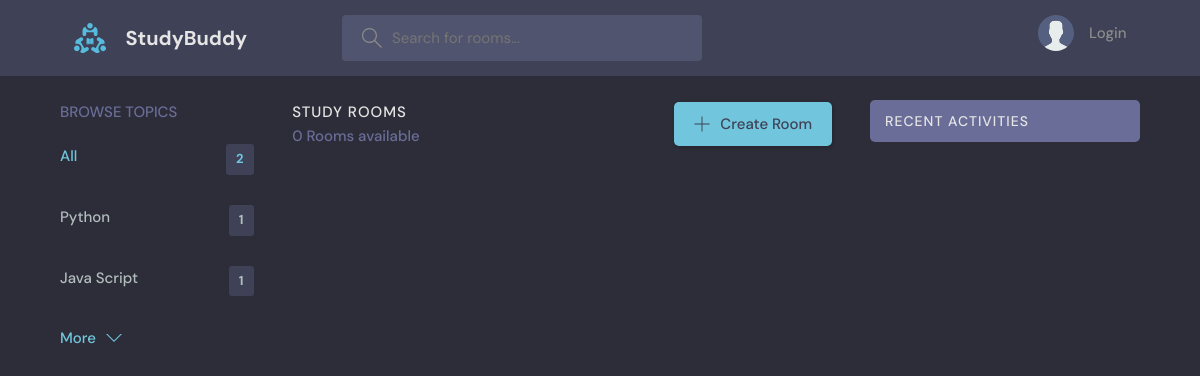
Before: /?q=Django with the older database file.
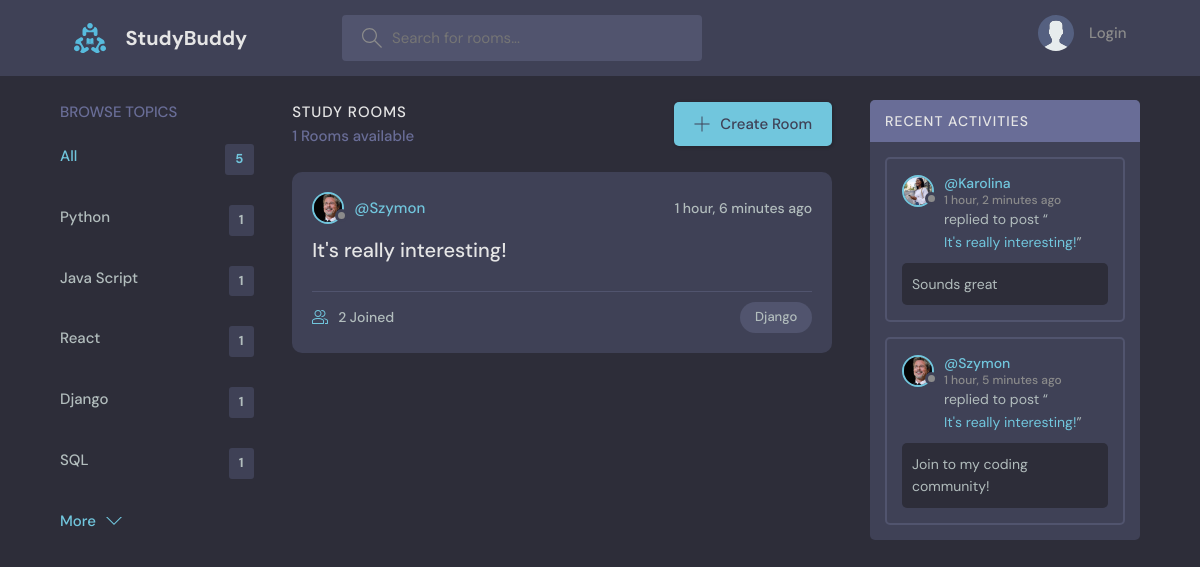
After: the same page with the newer database file.
### base/models.py (models this page shows, shortened)
class Topic(models.Model):
    name = models.CharField(max_length=200)

class Room(models.Model):
    host = models.ForeignKey(User, on_delete=models.SET_NULL, null=True)
    topic = models.ForeignKey(Topic, on_delete=models.SET_NULL, null=True)
    name = models.CharField(max_length=200)
    description = models.TextField(null=True, blank=True) #Może powstać bez opisu
    participants = models.ManyToManyField(User, related_name='participants', blank=True)
    updated = models.DateTimeField(auto_now=True)
    created = models.DateTimeField(auto_now_add=True) #zapisuje tylko pierwsze stworzenie
    class Meta:
        ordering = ['-updated', '-created']
    def __str__(self):
        return self.name

class User(AbstractUser):
    name = models.CharField(max_length = 200, null = True)
    email = models.EmailField(unique = True, null=True)
    bio = models.TextField(null=True)
    avatar = models.ImageField(null=True, default="avatar.svg")
    USERNAME_FIELD = 'email'
    REQUIRED_FIELDS = []

class Message(models.Model):
    user = models.ForeignKey(User, on_delete=models.CASCADE)
    room = models.ForeignKey(Room, on_delete=models.CASCADE) #Jeśli usuniemy room usuwamy messages
    body = models.TextField()
    updated = models.DateTimeField(auto_now=True)
    created = models.DateTimeField(auto_now_add=True) #zapisuje tylko pierwsze stworzenie
    class Meta:
        ordering = ['-updated', '-created']

### base/views.py (the view)
# urls.py: 2. Add a URL to urlpatterns:  path('', views.home, name='home')
def home (request):
    q = request.GET.get('q') if request.GET.get('q') != None else ''
    rooms = Room.objects.filter(
                                Q(topic__name__icontains=q) |
                                Q(name__icontains=q) |
                                Q(description__icontains=q)
                                )
    topics = Topic.objects.all()[0:5]
    room_count = rooms.count() #Wbudowana metoda
    room_messages = Message.objects.filter(Q(room__topic__name__icontains=q))
    context  = {'rooms': rooms, 'topics':topics,
                 'room_count':room_count, 'room_messages': room_messages}
    return render(request, 'base/home.html', context)

### base/templates/base/home.html (shortened to what this page needs)
{% extends 'main.html' %}
{% block content %}
<main class="layout layout--3">
  <div class="container">
    {% include 'base/topic_component.html' %}
    <div class="roomList">
      <div class="roomList__header">
        <div>
          <h2>Study Rooms</h2>
          <p>{{room_count}} Rooms available</p>
        </div>
        <a class="btn btn--main" href="{% url 'create-room' %}">
          <svg version="1.1" xmlns="http://www.w3.org/2000/svg" width="32" height="32" viewBox="0 0 32 32">
            <title>add</title>
            <path
              d="M16.943 0.943h-1.885v14.115h-14.115v1.885h14.115v14.115h1.885v-14.115h14.115v-1.885h-14.115v-14.115z">
            </path>
          </svg>
          Create Room
        </a>
      </div>
      {% include 'base/feed_component.html' %}
    </div>
    {% include 'base/activity_component.html' %}
  </div>
</main>
{% endblock %}

### base/templates/base/topic_component.html
<div class="topics">
    <div class="topics__header">
      <h2>Browse Topics</h2>
    </div>
    <ul class="topics__list">
      <li>
        <a href="{% url 'home' %}" class="active">All <span>{{topics.count}}</span></a>
      </li>
      {% for topic in topics %}
      <li>
        <a href="{% url 'home' %}?q={{topic.name}}"> {{topic.name}}<span>{{topic.room_set.all.count}}</span></a>
      </li>
      {% endfor %}
    </ul>
    <a class="btn btn--link" href="{% url 'topics' %}">
      More
      <svg version="1.1" xmlns="http://www.w3.org/2000/svg" width="32" height="32" viewBox="0 0 32 32">
        <title>chevron-down</title>
        <path d="M16 21l-13-13h-3l16 16 16-16h-3l-13 13z"></path>
      </svg>
    </a>
  </div>

### base/templates/base/feed_component.html (shortened to what this page needs)
{% for room in rooms %}
<div class="roomListRoom">
    <div class="roomListRoom__header">
      <a href="{% url 'user-profile' room.host.id %}" class="roomListRoom__author">
        <div class="avatar avatar--small">
          <img src="{{room.host.avatar.url}}" />
        </div>
        <span>@{{room.host.username}}</span>
      </a>
      <div class="roomListRoom__actions">
        <span>{{room.created|timesince}} ago</span>
      </div>
    </div>
    <div class="roomListRoom__content">
      <a href="{% url 'room' room.id %}">{{room.name}}</a>
    </div>
    <div class="roomListRoom__meta">
      <a href="{% url 'room' room.id %}" class="roomListRoom__joined">
        {{room.participants.all.count}} Joined
      </a>
      <p class="roomListRoom__topic">{{room.topic.name}}</p>
    </div>
</div>
{% endfor %}

### base/templates/base/activity_component.html (shortened to what this page needs)
<div class="activities">
    <div class="activities__header">
        <h2>Recent Activities</h2>
    </div>
    {% for message in room_messages %}
    <div class="activities__box">
        <div class="activities__boxHeader roomListRoom__header">
            <a href="{% url 'user-profile' message.user.id %}" class="roomListRoom__author">
                <div class="avatar avatar--small">
                    <img src="{{message.user.avatar.url}}" />
                </div>
                <p>
                    @{{message.user.username}}
                    <span>{{message.created|timesince}} ago</span>
                </p>
            </a>
        </div>
        <div class="activities__boxContent">
            <p>replied to post “<a href="{% url 'room' message.room.id %}">{{message.room}}</a>”</p>
            <div class="activities__boxRoomContent">{{message.body}}</div>
        </div>
    </div>
    {% endfor %}
</div>

Changed rows visible on the page:
added Topic: name "React", room_set.all.count "1"
added Topic: name "Django", room_set.all.count "1"
added Topic: name "SQL", room_set.all.count "1"
added Room: host.avatar (picture), host.username "Szymon", created "1 hour, 6 minutes", name "It's really interesting!", participants.all.count "2", topic.name "Django"
added Message: user.avatar (picture), user.username "Karolina", created "1 hour, 2 minutes", room "It's really interesting!", body "Sounds great"
added Message: user.avatar (picture), user.username "Szymon", created "1 hour, 5 minutes", room "It's really interesting!", body "Join to my coding community!"
Other visible differences:
{{ topics.count }}: "2" → "5"
{{ room_count }}: "0" → "1"
